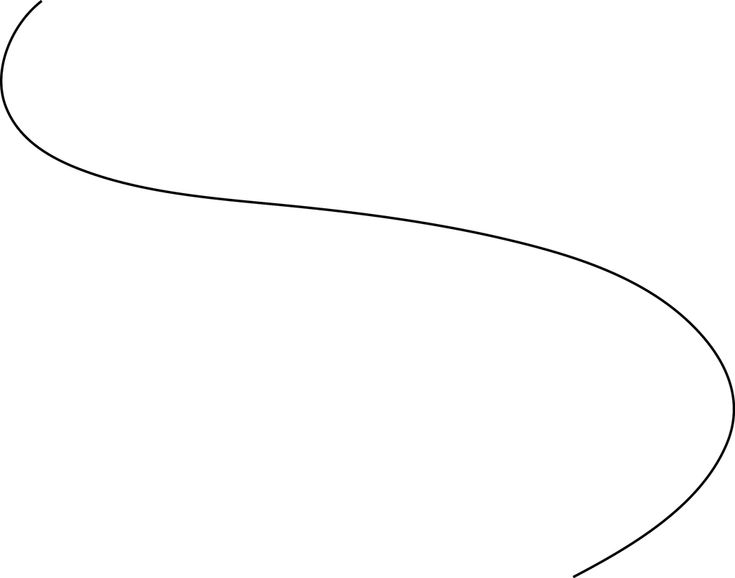
#> input picture curved-line-pics/Input/curved_line2.jpg, 735 x 578 px, found by its file name
$ python evenly_spaced_test.py
#> lines starting #> are read from the running program, lines starting #| are printed output that depends on the picture; after the words box and inside, x2 and y2 are one past the last pixel; in counts of white or black regions, pixels touching at a corner belong together
import cv2
import numpy as np
import matplotlib.pyplot as plt

def extract_key_points(image_path, min_points=2, max_points=5, min_contour_area=500):
    """
    Extracts key points from entities in an image and visualizes them.

    Parameters:
        image_path (str): Path to the input image.
        min_points (int): Minimum number of key points per entity.
        max_points (int): Maximum number of key points per entity.
        min_contour_area (int): Minimum area of contours to be considered (removes noise).

    Returns:
        list: A list of arrays, each containing key points for an entity.
    """
#> called with min_points = 9, max_points = 10, min_contour_area = 500
    # Load image
    image = cv2.imread(image_path, cv2.IMREAD_GRAYSCALE)
#> image is the input picture: shape (578, 735); min 0, max 255, mean 253.2

    if image is None:
        print("Error: Could not load image. Check the file path.")
        return []

    # Apply adaptive threshold for better object detection
    binary = cv2.adaptiveThreshold(image, 255, cv2.ADAPTIVE_THRESH_GAUSSIAN_C,
                                   cv2.THRESH_BINARY_INV, 11, 2)
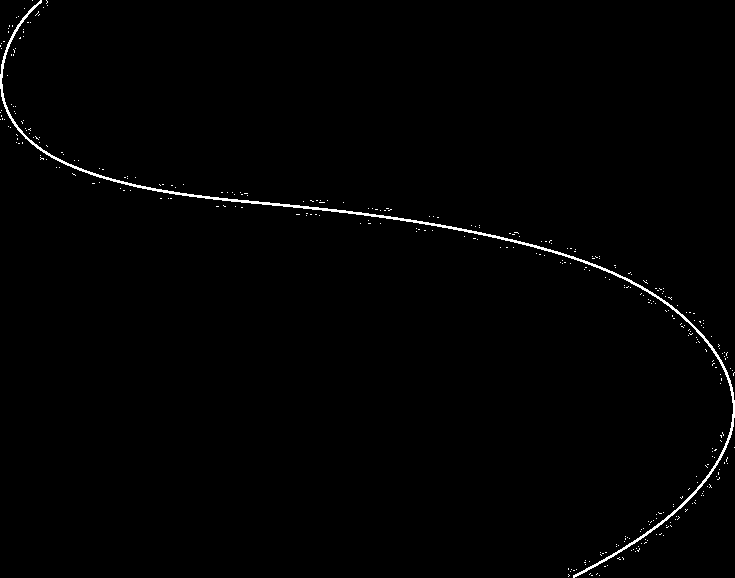
#> binary: shape (578, 735); 0.89% white in thin lines or dots

    # Find contours
    contours, _ = cv2.findContours(binary, cv2.RETR_EXTERNAL, cv2.CHAIN_APPROX_NONE)
#> contours = 336 contours, 335 with area under 20; largest, box (x1, y1, x2, y2) and area: (0, 0, 735, 578) 2088

    if not contours:
        print("Error: No contours found. Try adjusting the thresholding method.")
        return []

    key_points_list = []

    # Convert grayscale image to color for visualization
    image_color = cv2.cvtColor(image, cv2.COLOR_GRAY2BGR)

    # Process each detected entity
    for contour in contours:
        if cv2.contourArea(contour) < min_contour_area:
            continue  # Ignore small noisy contours

        contour = contour.squeeze()
        if contour.ndim != 2:
            continue

        # Compute cumulative arc length for even spacing
        arc_lengths = np.zeros(len(contour))
        for i in range(1, len(contour)):
            arc_lengths[i] = arc_lengths[i - 1] + np.linalg.norm(contour[i] - contour[i - 1])

        # Determine the number of points based on contour length
        num_points = min(max(min_points, len(contour) // 30), max_points)

        # Select evenly spaced points along the contour
        selected_arc_lengths = np.linspace(0, arc_lengths[-1], num_points)
        key_points = []
        for arc_len in selected_arc_lengths:
            index = np.searchsorted(arc_lengths, arc_len)
            key_points.append(contour[index])
        key_points = np.array(key_points)
        key_points_list.append(key_points)

        # Draw key points
        for point in key_points:
            cv2.circle(image_color, tuple(point), 5, (0, 0, 255), -1)
#> this loop made 336 passes
#> contour on passes 1 to 3: [[599, 575]], [[591, 575], [592, 575]], [[568, 574], [569, 575], [568, 576], [569, 575]]
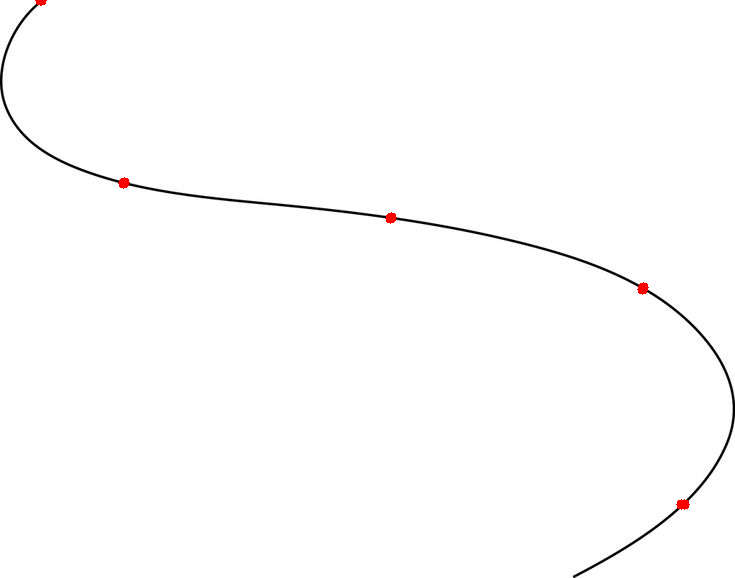
#> image_color: shape (578, 735, 3); 0.11% of pixels changed, all inside (x1, y1, x2, y2) = (35, 0, 690, 510)
#> after the loop, key_points_list = 1 item

    # Display the result
    plt.imshow(cv2.cvtColor(image_color, cv2.COLOR_BGR2RGB))
    plt.axis('off')
    plt.show()

    return key_points_list

# Example usage
image_path = './curved-line-pics/Input/curved_line2.jpg'
key_points = extract_key_points(image_path, min_points=9, max_points=10, min_contour_area=500)
#> key_points = 1 item
print("Extracted Key Points:", key_points)
#| Extracted Key Points: [array([[ 40,   0],
#|        [123, 183],
#|        [390, 218],
#|        [642, 289],
#|        [681, 504],
#|        [684, 504],
#|        [643, 287],
#|        [391, 217],
#|        [124, 182],
#|        [ 41,   0]], dtype=int32)]
